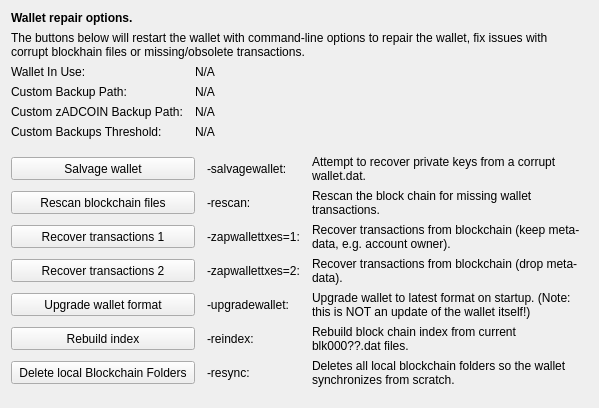
     <widget class="QWidget" name="tab_repair">
      <attribute name="title">
       <string>&amp;Wallet Repair</string>
      </attribute>
      <layout class="QGridLayout" name="gridLayout_4" columnstretch="0,0,0,0">
       <property name="horizontalSpacing">
        <number>12</number>
       </property>
       <item row="0" column="0" colspan="4">
        <widget class="QLabel" name="label_repair_header">
         <property name="font">
          <font>
           <weight>75</weight>
           <bold>true</bold>
          </font>
         </property>
         <property name="text">
          <string>Wallet repair options.</string>
         </property>
        </widget>
       </item>
       <item row="1" column="0" colspan="4">
        <widget class="QLabel" name="label_repair_helptext">
         <property name="font">
          <font>
           <weight>50</weight>
           <bold>false</bold>
          </font>
         </property>
         <property name="text">
          <string>The buttons below will restart the wallet with command-line options to repair the wallet, fix issues with corrupt blockhain files or missing/obsolete transactions.</string>
         </property>
         <property name="wordWrap">
          <bool>true</bool>
         </property>
        </widget>
       </item>
       <item row="2" column="0">
        <widget class="QLabel" name="wallet_path_label">
         <property name="text">
          <string>Wallet In Use:</string>
         </property>
        </widget>
       </item>
       <item row="2" column="1" colspan="3">
        <widget class="QLabel" name="wallet_path">
         <property name="cursor">
          <cursorShape>IBeamCursor</cursorShape>
         </property>
         <property name="text">
          <string>N/A</string>
         </property>
         <property name="textFormat">
          <enum>Qt::PlainText</enum>
         </property>
         <property name="textInteractionFlags">
          <set>Qt::LinksAccessibleByMouse|Qt::TextSelectableByKeyboard|Qt::TextSelectableByMouse</set>
         </property>
        </widget>
       </item>
       <item row="3" column="0">
        <widget class="QLabel" name="wallet_custombackuppath_label">
         <property name="text">
          <string>Custom Backup Path:</string>
         </property>
         <property name="visible">
          <bool>false</bool>
         </property>
        </widget>
       </item>
       <item row="3" column="1" colspan="3">
        <widget class="QLabel" name="wallet_custombackuppath">
         <property name="cursor">
          <cursorShape>IBeamCursor</cursorShape>
         </property>
         <property name="text">
          <string>N/A</string>
         </property>
         <property name="textFormat">
          <enum>Qt::PlainText</enum>
         </property>
         <property name="textInteractionFlags">
          <set>Qt::LinksAccessibleByMouse|Qt::TextSelectableByKeyboard|Qt::TextSelectableByMouse</set>
         </property>
         <property name="visible">
          <bool>false</bool>
         </property>
        </widget>
       </item>
       <item row="4" column="0">
        <widget class="QLabel" name="wallet_customzadcoinbackuppath_label">
         <property name="text">
          <string>Custom zADCOIN Backup Path:</string>
         </property>
         <property name="visible">
          <bool>false</bool>
         </property>
        </widget>
       </item>
       <item row="4" column="1" colspan="3">
        <widget class="QLabel" name="wallet_customzadcoinbackuppath">
         <property name="cursor">
          <cursorShape>IBeamCursor</cursorShape>
         </property>
         <property name="text">
          <string>N/A</string>
         </property>
         <property name="textFormat">
          <enum>Qt::PlainText</enum>
         </property>
         <property name="textInteractionFlags">
          <set>Qt::LinksAccessibleByMouse|Qt::TextSelectableByKeyboard|Qt::TextSelectableByMouse</set>
         </property>
         <property name="visible">
          <bool>false</bool>
         </property>
        </widget>
       </item>
       <item row="5" column="0">
        <widget class="QLabel" name="wallet_custombackupthreshold_label">
         <property name="text">
          <string>Custom Backups Threshold:</string>
         </property>
         <property name="visible">
          <bool>false</bool>
         </property>
        </widget>
       </item>
       <item row="5" column="1" colspan="3">
        <widget class="QLabel" name="wallet_custombackupthreshold">
         <property name="cursor">
          <cursorShape>IBeamCursor</cursorShape>
         </property>
         <property name="text">
          <string>N/A</string>
         </property>
         <property name="textFormat">
          <enum>Qt::PlainText</enum>
         </property>
         <property name="textInteractionFlags">
          <set>Qt::LinksAccessibleByMouse|Qt::TextSelectableByKeyboard|Qt::TextSelectableByMouse</set>
         </property>
         <property name="visible">
          <bool>false</bool>
         </property>
        </widget>
       </item>
       <item row="6" column="0">
        <spacer name="verticalSpacer_repair1">
         <property name="orientation">
          <enum>Qt::Vertical</enum>
         </property>
         <property name="sizeHint" stdset="0">
          <size>
           <width>10</width>
           <height>10</height>
          </size>
         </property>
        </spacer>
       </item>
       <item row="7" column="0" colspan="2">
        <widget class="QPushButton" name="btn_salvagewallet">
         <property name="minimumSize">
          <size>
           <width>100</width>
           <height>23</height>
          </size>
         </property>
         <property name="text">
          <string>Salvage wallet</string>
         </property>
        </widget>
       </item>
       <item row="7" column="2">
        <widget class="QLabel" name="label_repair_salvage_command">
         <property name="text">
          <string notr="true">-salvagewallet:</string>
         </property>
        </widget>
       </item>
       <item row="7" column="3">
        <widget class="QLabel" name="label_repair_salvage">
         <property name="text">
          <string>Attempt to recover private keys from a corrupt wallet.dat.</string>
         </property>
         <property name="wordWrap">
          <bool>true</bool>
         </property>
        </widget>
       </item>
       <item row="8" column="0" colspan="2">
        <widget class="QPushButton" name="btn_rescan">
         <property name="minimumSize">
          <size>
           <width>100</width>
           <height>23</height>
          </size>
         </property>
         <property name="text">
          <string>Rescan blockchain files</string>
         </property>
        </widget>
       </item>
       <item row="8" column="2">
        <widget class="QLabel" name="label_repair_rescan_command">
         <property name="text">
          <string notr="true">-rescan:</string>
         </property>
        </widget>
       </item>
       <item row="8" column="3">
        <widget class="QLabel" name="label_repair_rescan">
         <property name="text">
          <string>Rescan the block chain for missing wallet transactions.</string>
         </property>
         <property name="wordWrap">
          <bool>true</bool>
         </property>
        </widget>
       </item>
       <item row="9" column="0" colspan="2">
        <widget class="QPushButton" name="btn_zapwallettxes1">
         <property name="minimumSize">
          <size>
           <width>100</width>
           <height>23</height>
          </size>
         </property>
         <property name="text">
          <string>Recover transactions 1</string>
         </property>
        </widget>
       </item>
       <item row="9" column="2">
        <widget class="QLabel" name="label_repair_zap1_command">
         <property name="text">
          <string notr="true">-zapwallettxes=1:</string>
         </property>
        </widget>
       </item>
       <item row="9" column="3">
        <widget class="QLabel" name="label_repair_zap1">
         <property name="text">
          <string>Recover transactions from blockchain (keep meta-data, e.g. account owner).</string>
         </property>
         <property name="wordWrap">
          <bool>true</bool>
         </property>
        </widget>
       </item>
       <item row="10" column="0" colspan="2">
        <widget class="QPushButton" name="btn_zapwallettxes2">
         <property name="minimumSize">
          <size>
           <width>100</width>
           <height>23</height>
          </size>
         </property>
         <property name="text">
          <string>Recover transactions 2</string>
         </property>
        </widget>
       </item>
       <item row="10" column="2">
        <widget class="QLabel" name="label_repair_zap2_command">
         <property name="text">
          <string notr="true">-zapwallettxes=2:</string>
         </property>
        </widget>
       </item>
       <item row="10" column="3">
        <widget class="QLabel" name="label_repair_zap2">
         <property name="text">
          <string>Recover transactions from blockchain (drop meta-data).</string>
         </property>
         <property name="wordWrap">
          <bool>true</bool>
         </property>
        </widget>
       </item>
       <item row="11" column="0" colspan="2">
        <widget class="QPushButton" name="btn_upgradewallet">
         <property name="minimumSize">
          <size>
           <width>100</width>
           <height>23</height>
          </size>
         </property>
         <property name="text">
          <string>Upgrade wallet format</string>
         </property>
        </widget>
       </item>
       <item row="11" column="2">
        <widget class="QLabel" name="label_repair_upgrade_command">
         <property name="text">
          <string notr="true">-upgradewallet:</string>
         </property>
        </widget>
       </item>
       <item row="11" column="3">
        <widget class="QLabel" name="label_repair_upgrade">
         <property name="text">
          <string>Upgrade wallet to latest format on startup. (Note: this is NOT an update of the wallet itself!)</string>
         </property>
         <property name="wordWrap">
          <bool>true</bool>
         </property>
        </widget>
       </item>
       <item row="12" column="0" colspan="2">
        <widget class="QPushButton" name="btn_reindex">
         <property name="minimumSize">
          <size>
           <width>100</width>
           <height>23</height>
          </size>
         </property>
         <property name="text">
          <string>Rebuild index</string>
         </property>
        </widget>
       </item>
       <item row="12" column="2">
        <widget class="QLabel" name="label_repair_reindex_command">
         <property name="text">
          <string notr="true">-reindex:</string>
         </property>
        </widget>
       </item>
       <item row="12" column="3">
        <widget class="QLabel" name="label_repair_reindex">
         <property name="text">
          <string>Rebuild block chain index from current blk000??.dat files.</string>
         </property>
         <property name="wordWrap">
          <bool>true</bool>
         </property>
        </widget>
       </item>
       <item row="13" column="0" colspan="2">
        <widget class="QPushButton" name="btn_resync">
         <property name="minimumSize">
          <size>
           <width>100</width>
           <height>23</height>
          </size>
         </property>
         <property name="text">
          <string>Delete local Blockchain Folders</string>
         </property>
        </widget>
       </item>
       <item row="13" column="2">
        <widget class="QLabel" name="label_repair_resync_command">
         <property name="text">
          <string>-resync:</string>
         </property>
        </widget>
       </item>
       <item row="13" column="3">
        <widget class="QLabel" name="label_repair_resync">
         <property name="text">
          <string>Deletes all local blockchain folders so the wallet synchronizes from scratch.</string>
         </property>
         <property name="wordWrap">
          <bool>true</bool>
         </property>
        </widget>
       </item>
       <item row="14" column="0">
        <spacer name="verticalSpacer_repair2">
         <property name="orientation">
          <enum>Qt::Vertical</enum>
         </property>
         <property name="sizeHint" stdset="0">
          <size>
           <width>20</width>
           <height>10</height>
          </size>
         </property>
        </spacer>
       </item>
      </layout>
     </widget>
